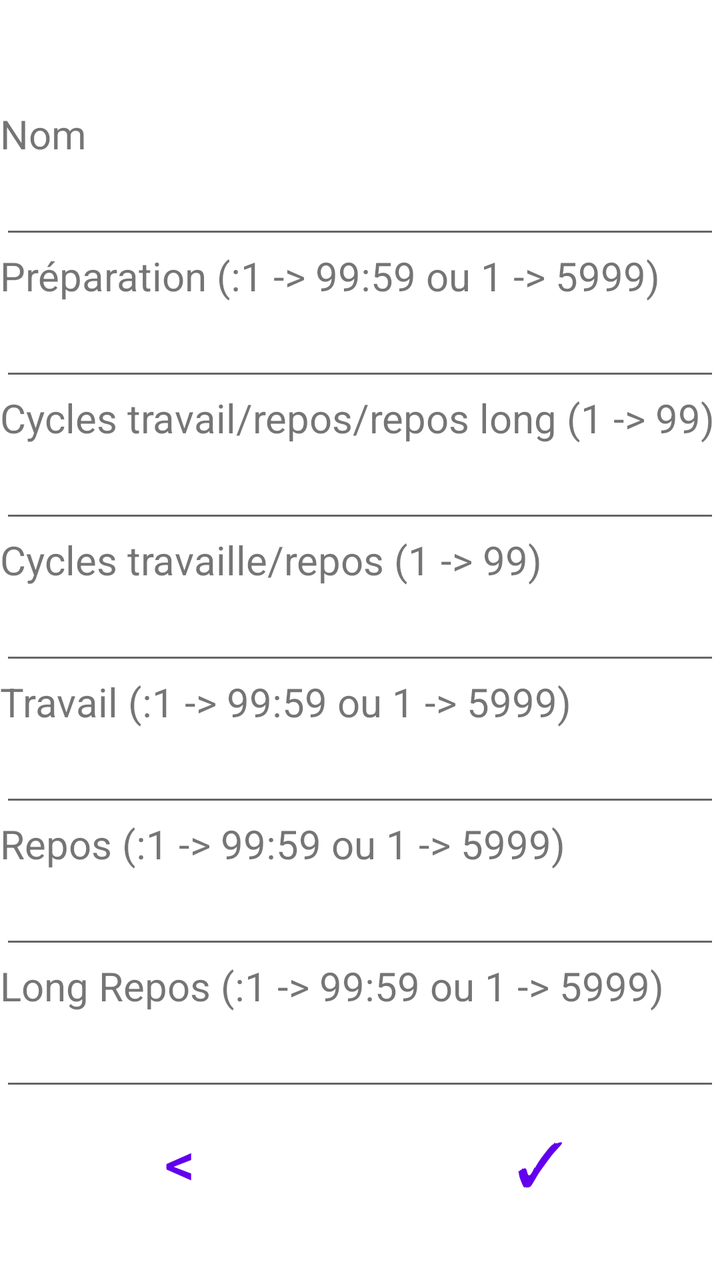
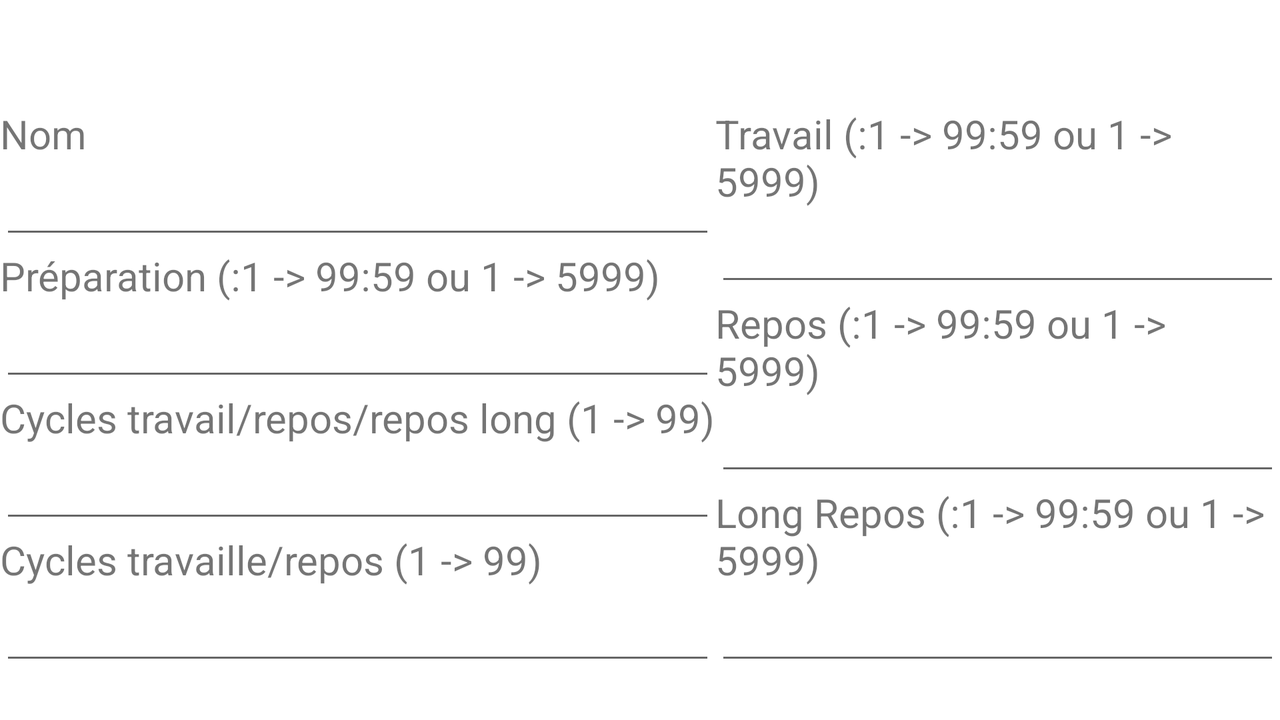

One screen, two layout resources from the same app: the default and the repository's alternative for another configuration. Each is rendered where Android would select it; the XML of both is given below.
<!-- AndroidManifest.xml: application theme Theme.ProjetTabata -->
<!-- res/layout/activity_modify.xml -->
<?xml version="1.0" encoding="utf-8"?>
<LinearLayout xmlns:android="http://schemas.android.com/apk/res/android"
    xmlns:tools="http://schemas.android.com/tools"
    android:layout_width="match_parent"
    android:layout_height="match_parent"
    android:orientation="vertical"
    tools:context=".Modify">

    <TextView
        android:id="@+id/txtTrainingName"
        android:layout_width="match_parent"
        android:layout_height="wrap_content"
        android:textAlignment="center"
        android:textSize="40sp"/>

    <TextView
        android:layout_width="match_parent"
        android:layout_height="wrap_content"
        android:text="@string/modify_name"
        android:textSize="20sp"/>

    <EditText
        android:id="@+id/inpName"
        android:layout_width="match_parent"
        android:layout_height="wrap_content"
        android:ems="10"
        android:inputType="textPersonName"
        android:textSize="20sp"
        android:autofillHints="Entrainement"/>

    <TextView
        android:layout_width="match_parent"
        android:layout_height="wrap_content"
        android:text="@string/modify_prepare"
        android:textSize="20sp"/>

    <EditText
        android:id="@+id/inpPreparation"
        android:layout_width="match_parent"
        android:layout_height="wrap_content"
        android:ems="10"
        android:inputType="time"
        android:textSize="20sp"
        android:autofillHints="00:20"/>

    <TextView
        android:layout_width="match_parent"
        android:layout_height="wrap_content"
        android:text="@string/modify_main_cycles"
        android:textSize="20sp"/>

    <EditText
        android:id="@+id/inpMainCycle"
        android:layout_width="match_parent"
        android:layout_height="wrap_content"
        android:ems="10"
        android:inputType="time"
        android:textSize="20sp"
        android:autofillHints="2"/>

    <TextView
        android:layout_width="match_parent"
        android:layout_height="wrap_content"
        android:text="@string/modify_sub_cycles"
        android:textSize="20sp"/>

    <EditText
        android:id="@+id/inpSubCycle"
        android:layout_width="match_parent"
        android:layout_height="wrap_content"
        android:ems="10"
        android:inputType="time"
        android:textSize="20sp"
        android:autofillHints="3"/>

    <TextView
        android:layout_width="match_parent"
        android:layout_height="wrap_content"
        android:text="@string/modify_work"
        android:textSize="20sp"/>

    <EditText
        android:id="@+id/inpWork"
        android:layout_width="match_parent"
        android:layout_height="wrap_content"
        android:ems="10"
        android:inputType="time"
        android:textSize="20sp"
        android:autofillHints="00:10"/>

    <TextView
        android:layout_width="match_parent"
        android:layout_height="wrap_content"
        android:text="@string/modify_rest"
        android:textSize="20sp"/>

    <EditText
        android:id="@+id/inpRest"
        android:layout_width="match_parent"
        android:layout_height="wrap_content"
        android:ems="10"
        android:inputType="time"
        android:textSize="20sp"
        android:autofillHints="00:05"/>

    <TextView
        android:layout_width="match_parent"
        android:layout_height="wrap_content"
        android:text="@string/modify_long_rest"
        android:textSize="20sp"/>

    <EditText
        android:id="@+id/inpLongRest"
        android:layout_width="match_parent"
        android:layout_height="wrap_content"
        android:ems="10"
        android:inputType="time"
        android:textSize="20sp"
        android:autofillHints="00:10"/>

    <LinearLayout
        android:layout_width="match_parent"
        android:layout_height="match_parent"
        android:orientation="horizontal">

        <Button
            android:id="@+id/btnBack"
            android:layout_width="wrap_content"
            android:layout_height="wrap_content"
            android:layout_weight="1"
            android:text="@string/modify_back"
            android:onClick="btnBackOnClick"
            android:textSize="30sp"
            style="?android:attr/buttonBarButtonStyle"/>

        <Button
            android:id="@+id/btnConfirm"
            android:layout_width="wrap_content"
            android:layout_height="wrap_content"
            android:layout_weight="1"
            android:text="@string/modify_confirm"
            android:onClick="btnConfirmOnClick"
            android:textSize="30sp"
            style="?android:attr/buttonBarButtonStyle"/>
    </LinearLayout>
</LinearLayout>
<!-- resources referenced by this layout -->
<resources>
  <string name="modify_back">&lt;</string>
  <string name="modify_confirm">✓</string>
  <string name="modify_long_rest">Long Repos (:1 -&gt; 99:59 ou 1 -&gt; 5999)</string>
  <string name="modify_main_cycles">Cycles travail/repos/repos long (1 -&gt; 99)</string>
  <string name="modify_name">Nom</string>
  <string name="modify_prepare">Préparation (:1 -&gt; 99:59 ou 1 -&gt; 5999)</string>
  <string name="modify_rest">Repos (:1 -&gt; 99:59 ou 1 -&gt; 5999)</string>
  <string name="modify_sub_cycles">Cycles travaille/repos (1 -&gt; 99)</string>
  <string name="modify_work">Travail (:1 -&gt; 99:59 ou 1 -&gt; 5999)</string>
  <style name="Theme.ProjetTabata" parent="Theme.MaterialComponents.DayNight.DarkActionBar">
          
          <item name="colorPrimary">@color/purple_500</item>
          <item name="colorPrimaryVariant">@color/purple_700</item>
          <item name="colorOnPrimary">@color/white</item>
          
          <item name="colorSecondary">@color/teal_200</item>
          <item name="colorSecondaryVariant">@color/teal_700</item>
          <item name="colorOnSecondary">@color/black</item>
          
          <item name="android:statusBarColor">?attr/colorPrimaryVariant</item>
          
      </style>
</resources>
<!-- res/layout-land/activity_modify.xml (the repository's variant of the layout above) -->
<!-- drawn on the phone turned sideways -->
<?xml version="1.0" encoding="utf-8"?>
<LinearLayout xmlns:android="http://schemas.android.com/apk/res/android"
    xmlns:tools="http://schemas.android.com/tools"
    android:layout_width="match_parent"
    android:layout_height="match_parent"
    android:orientation="vertical"
    tools:context=".Modify">

    <TextView
        android:id="@+id/txtTrainingName"
        android:layout_width="match_parent"
        android:layout_height="wrap_content"
        android:textAlignment="center"
        android:textSize="40sp" />

    <LinearLayout
        android:layout_width="match_parent"
        android:layout_height="wrap_content"
        android:orientation="horizontal">

        <LinearLayout
            android:layout_width="wrap_content"
            android:layout_height="match_parent"
            android:orientation="vertical">

            <TextView
                android:layout_width="match_parent"
                android:layout_height="wrap_content"
                android:text="@string/modify_name"
                android:textSize="20sp" />

            <EditText
                android:id="@+id/inpName"
                android:layout_width="match_parent"
                android:layout_height="wrap_content"
                android:autofillHints="Entrainement"
                android:ems="10"
                android:inputType="textPersonName"
                android:textSize="20sp" />

            <TextView
                android:layout_width="match_parent"
                android:layout_height="wrap_content"
                android:text="@string/modify_prepare"
                android:textSize="20sp" />

            <EditText
                android:id="@+id/inpPreparation"
                android:layout_width="match_parent"
                android:layout_height="wrap_content"
                android:autofillHints="00:20"
                android:ems="10"
                android:inputType="time"
                android:textSize="20sp" />

            <TextView
                android:layout_width="match_parent"
                android:layout_height="wrap_content"
                android:text="@string/modify_main_cycles"
                android:textSize="20sp" />

            <EditText
                android:id="@+id/inpMainCycle"
                android:layout_width="match_parent"
                android:layout_height="wrap_content"
                android:autofillHints="2"
                android:ems="10"
                android:inputType="time"
                android:textSize="20sp" />

            <TextView
                android:layout_width="match_parent"
                android:layout_height="wrap_content"
                android:text="@string/modify_sub_cycles"
                android:textSize="20sp" />

            <EditText
                android:id="@+id/inpSubCycle"
                android:layout_width="match_parent"
                android:layout_height="wrap_content"
                android:autofillHints="3"
                android:ems="10"
                android:inputType="time"
                android:textSize="20sp" />
        </LinearLayout>

        <LinearLayout
            android:layout_width="match_parent"
            android:layout_height="match_parent"
            android:orientation="vertical">

            <TextView
                android:layout_width="match_parent"
                android:layout_height="wrap_content"
                android:text="@string/modify_work"
                android:textSize="20sp" />

            <EditText
                android:id="@+id/inpWork"
                android:layout_width="match_parent"
                android:layout_height="wrap_content"
                android:autofillHints="00:10"
                android:ems="10"
                android:inputType="time"
                android:textSize="20sp" />

            <TextView
                android:layout_width="match_parent"
                android:layout_height="wrap_content"
                android:text="@string/modify_rest"
                android:textSize="20sp" />

            <EditText
                android:id="@+id/inpRest"
                android:layout_width="match_parent"
                android:layout_height="wrap_content"
                android:autofillHints="00:05"
                android:ems="10"
                android:inputType="time"
                android:textSize="20sp" />

            <TextView
                android:layout_width="match_parent"
                android:layout_height="wrap_content"
                android:text="@string/modify_long_rest"
                android:textSize="20sp" />

            <EditText
                android:id="@+id/inpLongRest"
                android:layout_width="match_parent"
                android:layout_height="wrap_content"
                android:autofillHints="00:10"
                android:ems="10"
                android:inputType="time"
                android:textSize="20sp" />
        </LinearLayout>

    </LinearLayout>

    <LinearLayout
        android:layout_width="match_parent"
        android:layout_height="match_parent"
        android:orientation="horizontal">

        <Button
            android:id="@+id/btnBack"
            android:layout_width="wrap_content"
            android:layout_height="wrap_content"
            android:layout_weight="1"
            android:text="@string/modify_back"
            android:onClick="btnBackOnClick"
            android:textSize="30sp"
            style="?android:attr/buttonBarButtonStyle"/>

        <Button
            android:id="@+id/btnConfirm"
            android:layout_width="wrap_content"
            android:layout_height="wrap_content"
            android:layout_weight="1"
            android:text="@string/modify_confirm"
            android:onClick="btnConfirmOnClick"
            android:textSize="30sp"
            style="?android:attr/buttonBarButtonStyle"/>
    </LinearLayout>
</LinearLayout>
